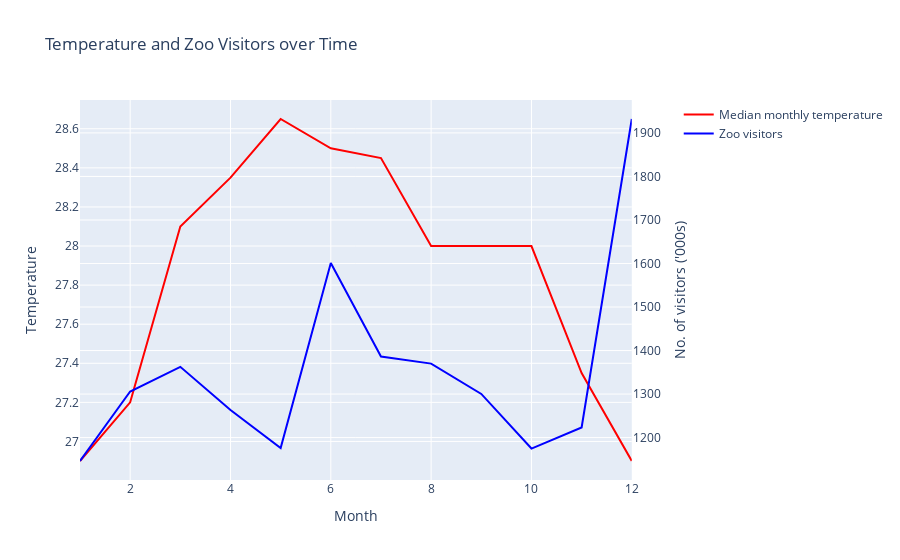

The notebook cell saved with this chart:
### Markdown cell above
We can see that the start and end of year is more cooling, with lower minimum daily temperatures. The middle part of the year, between May to Aug gets hotter. Will this affect number of visitors? Let's plot a line chart to observe the trends:

### Code cell
import pandas as pd
import plotly.graph_objects as go
from plotly.subplots import make_subplots

# Group the data by month and calculate the median temperature and visitors
df_grouped = df_new.groupby('month').agg({
    'mean_temp': 'median',
    'zoo_visitor_ct': 'sum'
}).reset_index()

# Create subplots with two y-axes
fig = make_subplots(specs=[[{"secondary_y": True}]])

# Add the temperature line trace to the first y-axis
fig.add_trace(go.Scatter(x=df_grouped['month'], y=df_grouped['mean_temp'],
                         mode='lines', line=dict(color='red'), name='Median monthly temperature'),
              secondary_y=False)

# Add the zoo visitor count line trace to the second y-axis
fig.add_trace(go.Scatter(x=df_grouped['month'], y=df_grouped['zoo_visitor_ct'],
                         mode='lines', line=dict(color='blue'), name='Zoo visitors'),
              secondary_y=True)


fig.update_layout(title="Temperature and Zoo Visitors over Time",
                  xaxis_title="Month",
                  yaxis_title="Temperature",
                  yaxis2_title="No. of visitors ('000s)")

### Figure 1 — Plotly figure (JSON) as saved in the notebook; plotly's stock layout.template omitted (floating-point values rounded to 4 significant figures)
{"data": [{"line": {"color": "red"}, "mode": "lines", "name": "Median monthly temperature", "type": "scatter", "x": [1, 2, 3, 4, 5, 6, 7, 8, 9, 10, 11, 12], "xaxis": "x", "y": [26.9, 27.2, 28.1, 28.35, 28.65, 28.5, 28.45, 28, 28, 28, 27.35, 26.9], "yaxis": "y"}, {"line": {"color": "blue"}, "mode": "lines", "name": "Zoo visitors", "type": "scatter", "x": [1, 2, 3, 4, 5, 6, 7, 8, 9, 10, 11, 12], "xaxis": "x", "y": [1146.0, 1306.0, 1363.0, 1263.0, 1176, 1601.0, 1386.0, 1370, 1300.0, 1175.0, 1223.0, 1932], "yaxis": "y2"}], "layout": {"autosize": true, "title": {"text": "Temperature and Zoo Visitors over Time"}, "xaxis": {"anchor": "y", "autorange": true, "domain": [0, 0.94], "range": [1, 12], "title": {"text": "Month"}, "type": "linear"}, "yaxis": {"anchor": "x", "autorange": true, "domain": [0, 1], "range": [26.8, 28.75], "title": {"text": "Temperature"}, "type": "linear"}, "yaxis2": {"anchor": "x", "autorange": true, "overlaying": "y", "range": [1103.0, 1976.0], "side": "right", "title": {"text": "No. of visitors ('000s)"}, "type": "linear"}}}
